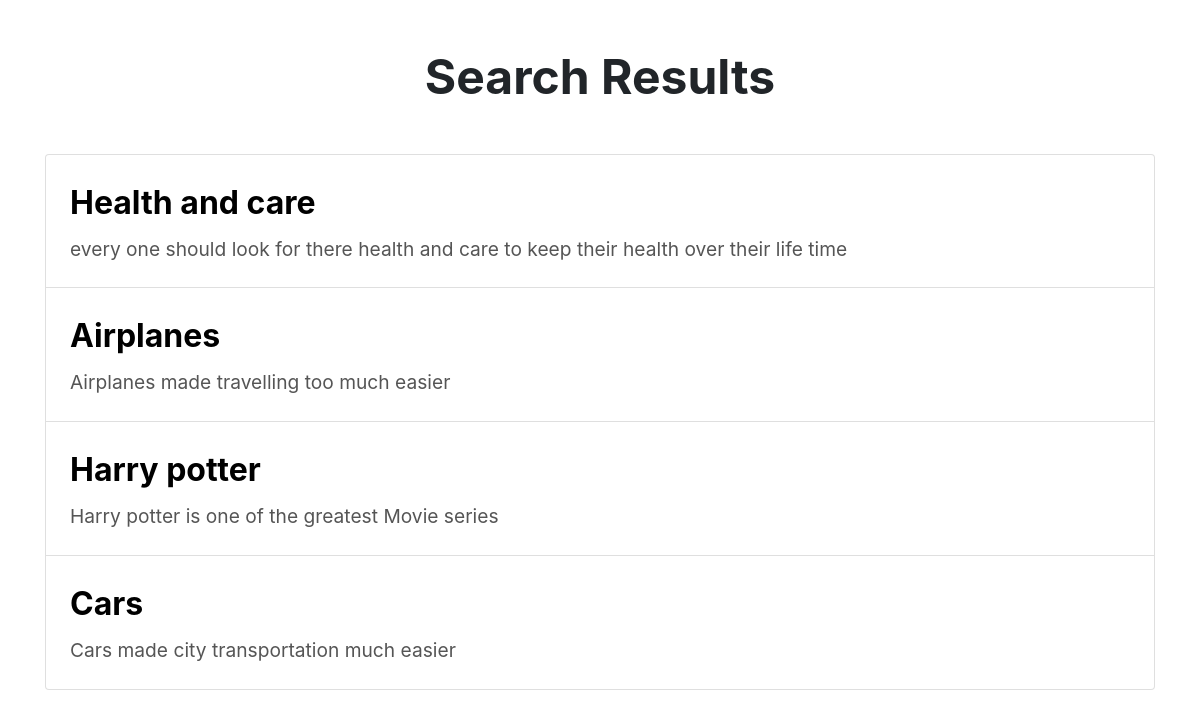
The app's page /search (signed in), older data.
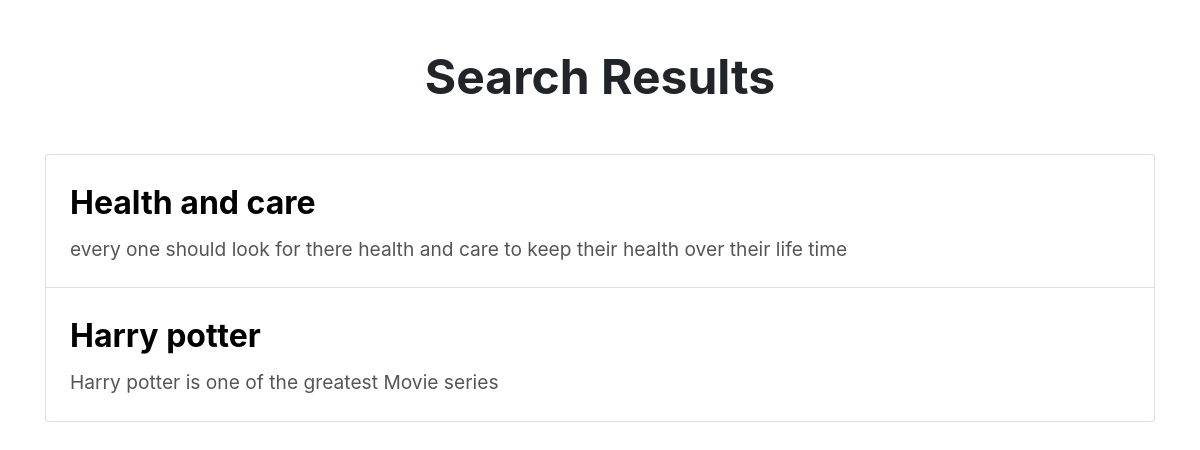
The same page, newer data.
### tables this page shows
CREATE TABLE posts (
            id INTEGER PRIMARY KEY AUTOINCREMENT,
            author_id INTEGER NOT NULL,
            title TEXT NOT NULL,
            content TEXT NOT NULL,
            likes INTEGER DEFAULT 0,     
            created_at TIMESTAMP DEFAULT CURRENT_TIMESTAMP,
            file_url TEXT,
            FOREIGN KEY (author_id) REFERENCES users(id)
        );

### project.py (the view)
@app.route('/search', methods=['GET'])
def search_posts():
    if session['user_type'] == 1:
        return redirect(url_for('author_panel'))
    elif session['user_type'] == 2:
        return redirect(url_for('manage_admins'))
    query = request.args.get('query', '')
    posts = db.search_posts(query)
    return render_template('search_results.html', posts=posts)

### db.py (called while the page is built)
def get_db_connection():
    conn = sqlite3.connect('project.db')
    conn.row_factory = sqlite3.Row
    return conn

def search_posts(query):
    conn = get_db_connection()
    posts = conn.execute('SELECT * FROM posts WHERE title LIKE ? OR content LIKE ?', ('%' + query + '%', '%' + query + '%')).fetchall()
    conn.close()
    return posts

### templates/search_results.html (shortened to what this page needs)
<!doctype html>
<html lang="en">
<head>
    <link href="https://stackpath.bootstrapcdn.com/bootstrap/4.5.2/css/bootstrap.min.css" rel="stylesheet">
</head>
<body>
    <div class="container mt-5">
        <h1 class="mb-5">Search Results</h1>
        <ul class="list-group">
            {% for post in posts %}
            <li class="list-group-item">
                <div class="post-title">{{ post.title }}</div>
                <div class="post-content">{{ post.content }}</div>
            </li>
            {% else %}
            <li class="list-group-item no-results">No results found</li>
            {% endfor %}
        </ul>
    </div>
</body>
</html>

Row changes from the older to the newer data that the page shows:
removed posts: title "Airplanes", content "Airplanes made travelling too much easier"
removed posts: title "Cars", content "Cars made city transportation much easier"
